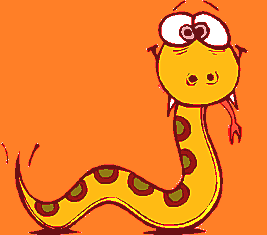
#> input picture OpenCV/mypython.png, 267 x 235 px, found by its file name
$ python OpenCV-Video-6.py
#> lines starting #> are read from the running program, lines starting #| are printed output that depends on the picture
# Create animated RGB image
import cv2
import numpy as np

def blankcallable(a):
    pass;

#Create a blank black image
img = np.zeros((300,512,3), np.uint8)
cv2.namedWindow("MyImage")

#Create Tracker Bars for Red Green Blue
cv2.createTrackbar("Red","MyImage",0,255,blankcallable)
cv2.createTrackbar("Blue","MyImage",0,255,blankcallable)
cv2.createTrackbar("Green","MyImage",0,255,blankcallable)

r = 0
g = 0
b = 0


#Read Second Image
img2 = cv2.imread('OpenCV\mypython.png')
#> img2 is the input picture: shape (235, 267, 3); mean B, G, R 38.7, 127.1, 240.3
b2,g2,r2 = cv2.split(img2)
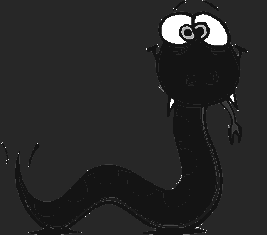
#> b2: shape (235, 267); min 20, max 255, mean 38.7
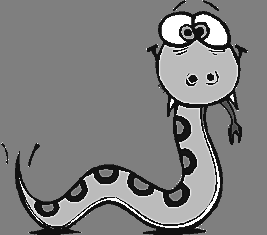
#> g2: shape (235, 267); min 17, max 255, mean 127.1
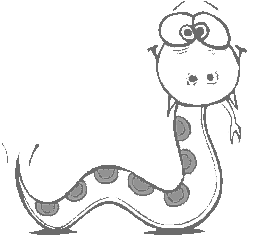
#> r2: shape (235, 267); min 107, max 255, mean 240.3
b2_orig,g2_orig,r2_orig = cv2.split(img2)
cv2.namedWindow("Output")

while(True):

    cv2.imshow("MyImage", img)
    cv2.imshow("Output", img2)

    #Set color to the image
    img[:] = [b,g,r]
    b2 = b2 - b
    g2 = g2 - g
    r2 = r2 - r


    img2 = cv2.merge((b2, g2, r2))

    #Put the text on the image
    cv2.putText(img, "Press r to Reset", (10, 50), cv2.QT_FONT_NORMAL,1,(200,200,200),1)
    k = cv2.waitKey(3) & 0xFF
#> (key q is pressed here)
    # Get tracker bar positions
    r = cv2.getTrackbarPos("Red", "MyImage")
    g = cv2.getTrackbarPos("Green", "MyImage")
    b = cv2.getTrackbarPos("Blue", "MyImage")

    #Reset the trackerbar position
    if k == ord('r'):
        cv2.setTrackbarPos("Red","MyImage",0)
        cv2.setTrackbarPos("Blue", "MyImage", 0)
        cv2.setTrackbarPos("Green", "MyImage", 0)
        b2=b2_orig
        g2=g2_orig
        r2=r2_orig

    elif k == ord('q'):
        break
    elif k == 27:
        break

cv2.destroyAllWindows()
